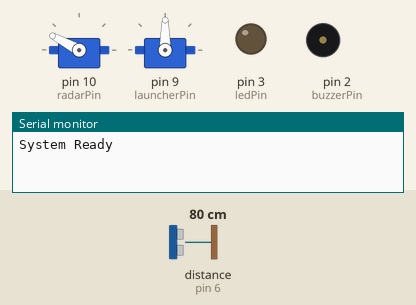
Recording of a sketch running on a simulated Arduino Uno, built with avr-gcc and run on an emulated ATmega328P. Parts: 2 × servo, output pins drawn as LEDs (lit = HIGH), buzzer (waves = sounding), the last lines printed to the serial monitor. Dashed ring = blinking. The inputs (shaded band) are chosen by the test bench; at power-on: distance to the obstacle (sensor on pin 6) 80 cm. The echo pulse lasts 58.3 µs per cm; pins used as bus, display or sensor lines are not drawn.

Above: at 7.2 s.
7.3 s: distance to the obstacle (sensor on pin 6) set to 2 cm
At 8.42 s:
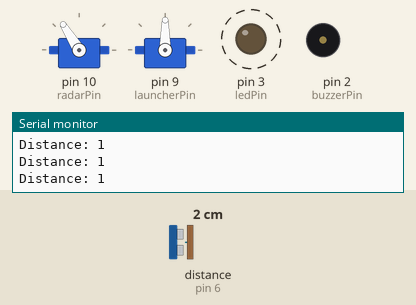
At 10.1 s:
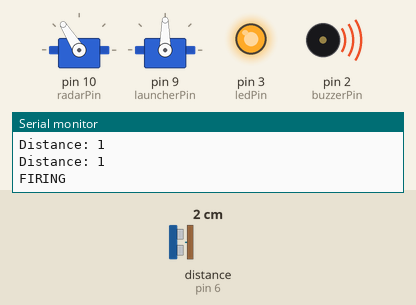
10.3 s: distance to the obstacle (sensor on pin 6) set to 250 cm
At 11.2 s:
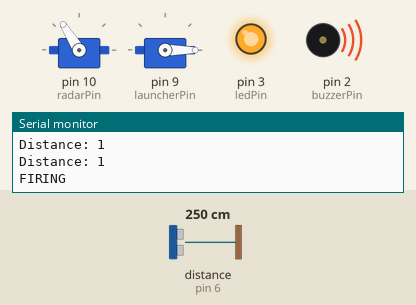
13.3 s: distance to the obstacle (sensor on pin 6) set to 4 cm
16.3 s: distance to the obstacle (sensor on pin 6) set to 120 cm
Timing chart, 0 to 25.4 s (numbered marks = the images above; inputs shaded):
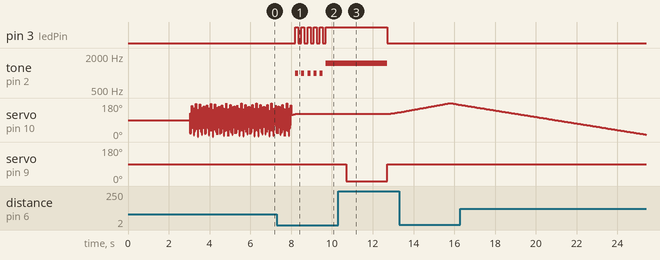

Measured:
- after the input at 7.3 s, pin 3 (ledPin): alternates HIGH for 0.15 s and LOW for 0.15 s, 11 changes in all, then stays HIGH, starting after 0.90 s; tone on pin 2 (buzzerPin): silent → 1000 Hz after 0.90 s, then repeats every 0.30 s: silent 0.15 s, 1000 Hz 0.15 s, until it stays 1500 Hz from 9.7 s

The sketch:

mit_project.ino
```cpp
#include <Servo.h>

// Ultrasonic Sensor Pins
const int trigPin = 7;
const int echoPin = 6;

// Servo Objects
Servo launcherServo;
Servo radarServo;

// Pins
const int launcherPin = 9;
const int radarPin = 10;
const int ledPin = 3;
const int buzzerPin = 2;

// Launcher Positions
const int SAFE_POSITION = 90;   // Change if your safe position is different
const int FIRE_POSITION = 0;    // Change if required

// Detection
const int detectionDistance = 30;

long duration;
int distance;

int radarAngle = 90;
int radarDirection = 1;

bool fired = false;
int detectionCount = 0;

unsigned long startTime;

void setup() {

  Serial.begin(9600);

  pinMode(trigPin, OUTPUT);
  pinMode(echoPin, INPUT);
  pinMode(ledPin, OUTPUT);
  pinMode(buzzerPin, OUTPUT);

  // Center radar first
  radarServo.attach(radarPin);
  radarServo.write(90);

  // Wait before attaching launcher servo
  delay(3000);

  launcherServo.attach(launcherPin);
  launcherServo.write(SAFE_POSITION);

  startTime = millis();

  Serial.println("System Ready");
}

void loop() {

  radarScan();

  // Ignore first 5 seconds
  if (millis() - startTime < 5000)
    return;

  distance = getDistance();

  Serial.print("Distance: ");
  Serial.println(distance);

  if (!fired) {

    if (distance > 0 && distance <= detectionDistance) {

      detectionCount++;

      if (detectionCount >= 5) {

        triggerAlarm();
        fireMissile();

        fired = true;
      }

    } else {

      detectionCount = 0;
    }
  }

  delay(50);
}

int getDistance() {

  digitalWrite(trigPin, LOW);
  delayMicroseconds(2);

  digitalWrite(trigPin, HIGH);
  delayMicroseconds(10);

  digitalWrite(trigPin, LOW);

  duration = pulseIn(echoPin, HIGH, 30000);

  if (duration == 0)
    return -1;

  return duration * 0.0343 / 2;
}

void radarScan() {

  radarAngle += radarDirection;

  if (radarAngle >= 180) {
    radarAngle = 180;
    radarDirection = -1;
  }

  if (radarAngle <= 0) {
    radarAngle = 0;
    radarDirection = 1;
  }

  radarServo.write(radarAngle);
}

void triggerAlarm() {

  for (int i = 0; i < 5; i++) {

    digitalWrite(ledPin, HIGH);
    tone(buzzerPin, 1000);

    delay(150);

    digitalWrite(ledPin, LOW);
    noTone(buzzerPin);

    delay(150);
  }
}

void fireMissile() {

  Serial.println("FIRING");

  digitalWrite(ledPin, HIGH);
  tone(buzzerPin, 1500);

  delay(1000);

  launcherServo.write(FIRE_POSITION);

  delay(2000);

  launcherServo.write(SAFE_POSITION);

  digitalWrite(ledPin, LOW);
  noTone(buzzerPin);

  Serial.println("Done");
}
```
